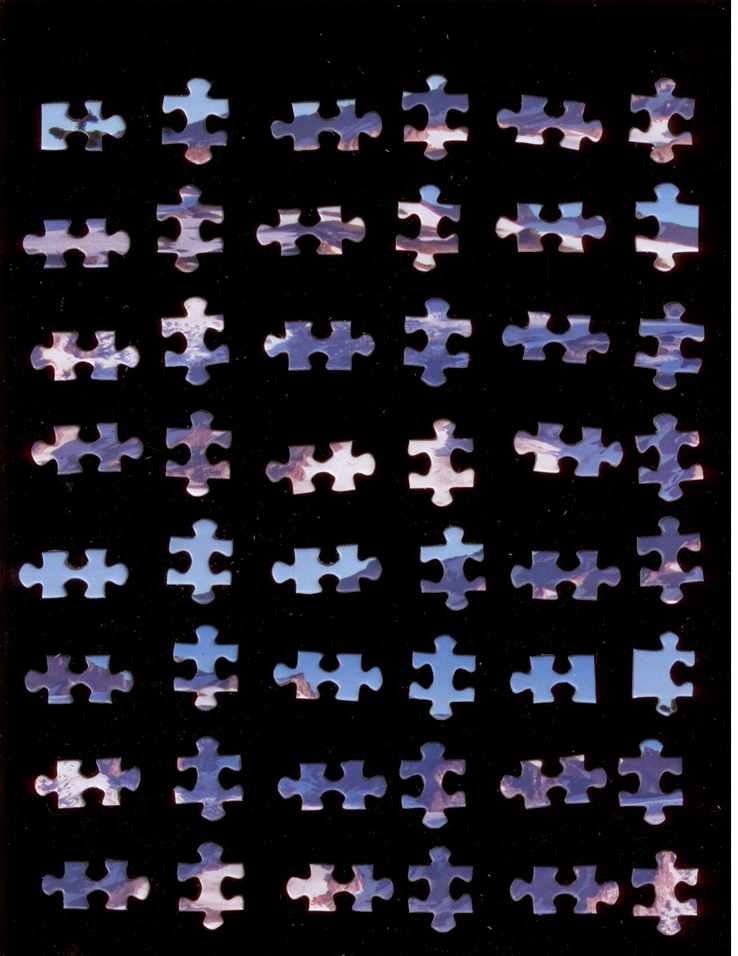
%> input picture IMG/1_3_B.tif, 738 x 956 px, shrunk from 1275 x 1650 before the run
$ octave newnewtest.m   (GNU Octave 9; MATLAB toolbox functions it lacks are replaced by stand-ins)
%> lines starting %> are read from the running program, lines starting %| are printed output that depends on the picture; in (x1, y1, x2, y2) boxes, pixels count from 0 and x2, y2 are one past the last pixel; in counts of white or black regions, pixels touching at a corner belong together; the program's own positions count from 1
img1 = imread('Images/1_3_B.tif');
%> img1 is the input picture: size 956x738x3 uint8; mean R, G, B 31.1, 29.2, 37
img2 = imread('Images/1_4_B.tif');
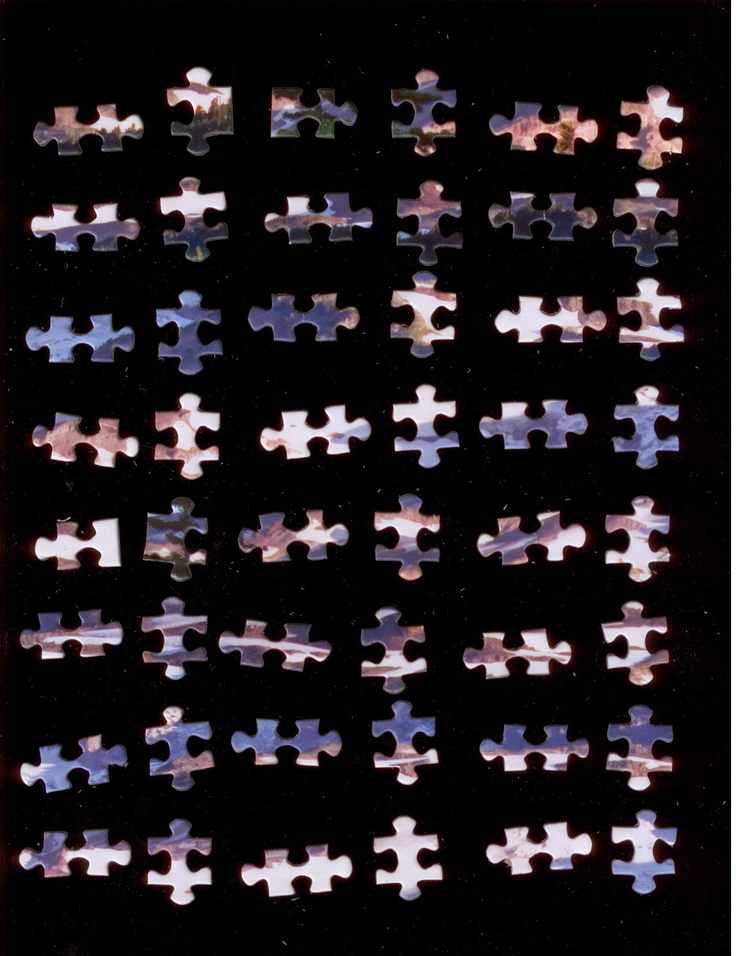
%> input picture IMG/1_4_B.tif, 738 x 956 px, shrunk from 1275 x 1650 before the run
%> img2 is the input picture: size 956x738x3 uint8; mean R, G, B 35.4, 30.5, 34.2
grayimage1 = rgb2gray(img1);
grayimage2 = rgb2gray(img2);
LABimage1 = rgb2lab(img1);
%> LABimage1: size 956x738x3 double; mean of channels 1, 2, 3 12.4, 2.6, -3.9
LABimage2 = rgb2lab(img2);
%> LABimage2: size 956x738x3 double; mean of channels 1, 2, 3 13, 2.7, -1.3
YCBCRimage1 = rgb2ycbcr(img1);
%> YCBCRimage1: size 956x738x3 uint8; mean of channels 1, 2, 3 42.3, 131.1, 128.3
YCBCRimage2 = rgb2ycbcr(img2);
%> YCBCRimage2: size 956x738x3 uint8; mean of channels 1, 2, 3 43.8, 128.9, 129.9
HSVimage1 = rgb2hsv(img1);
%> HSVimage1: size 956x738x3 double; mean H, S, V 0.241, 0.26, 0.152
HSVimage2 = rgb2hsv(img2);
%> HSVimage2: size 956x738x3 double; mean H, S, V 0.232, 0.277, 0.15

doubleimg1 = double(img1);
r1 = doubleimg1(:,:,1);
g1 = doubleimg1(:,:,2);
b1 = doubleimg1(:,:,3);
v1 = double(grayimage1);

r = HSVimage1(:,:,1);
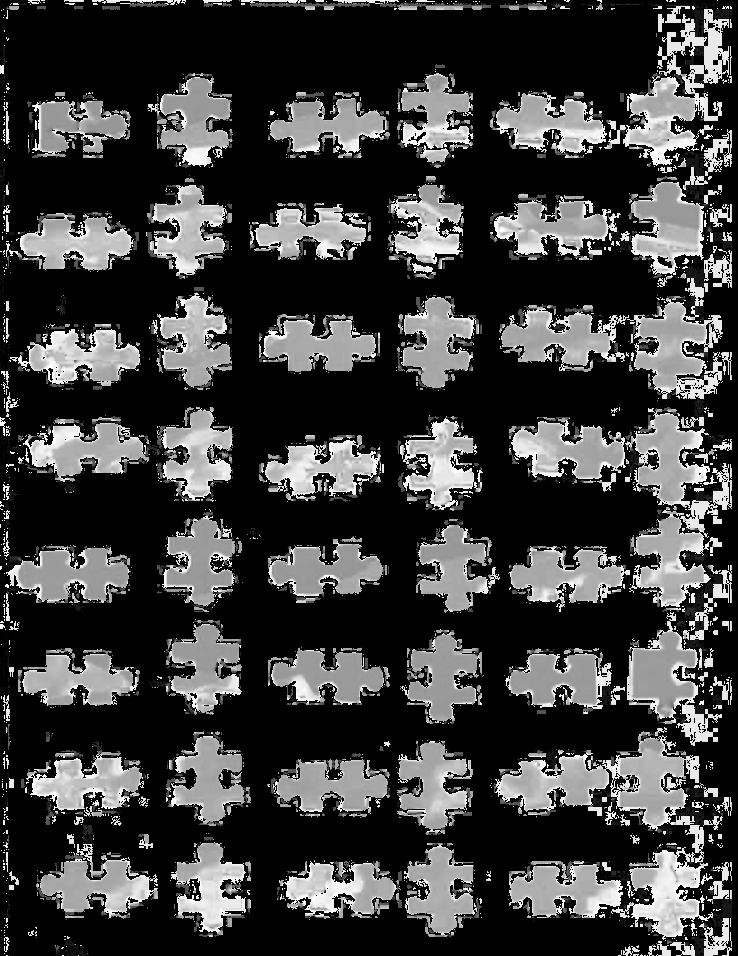
%> r: size 956x738 double; min 0, max 0.997, mean 0.241
g = HSVimage1(:,:,2);
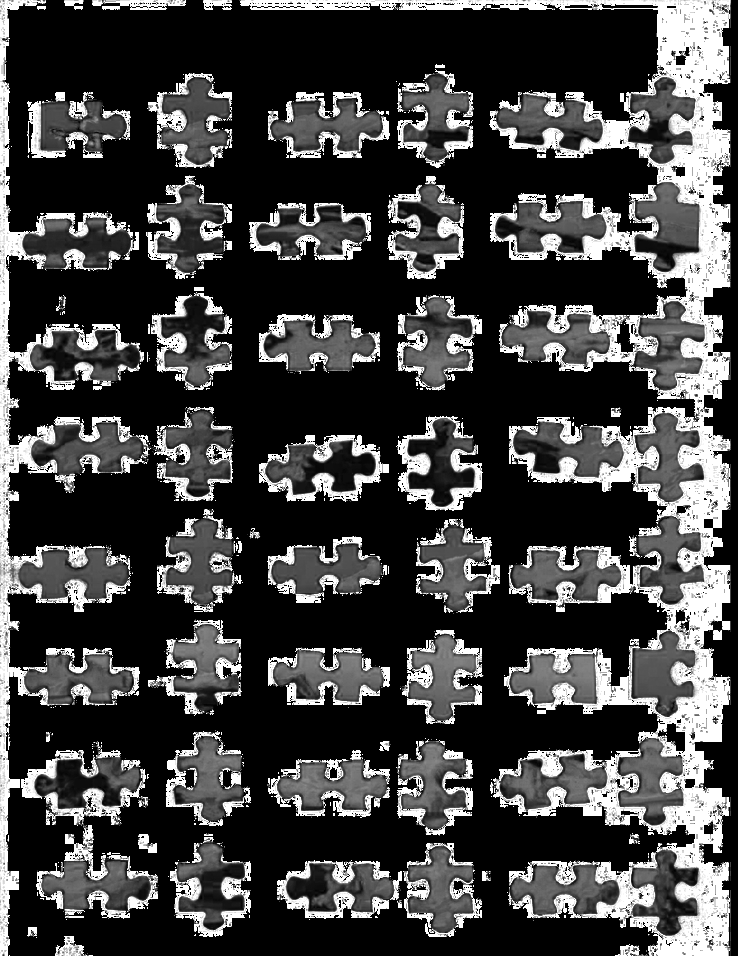
%> g: size 956x738 double; min 0, max 1, mean 0.26
b = HSVimage1(:,:,3);
HSVmask = imfill((g<0.6) & (b>0.1),'holes');
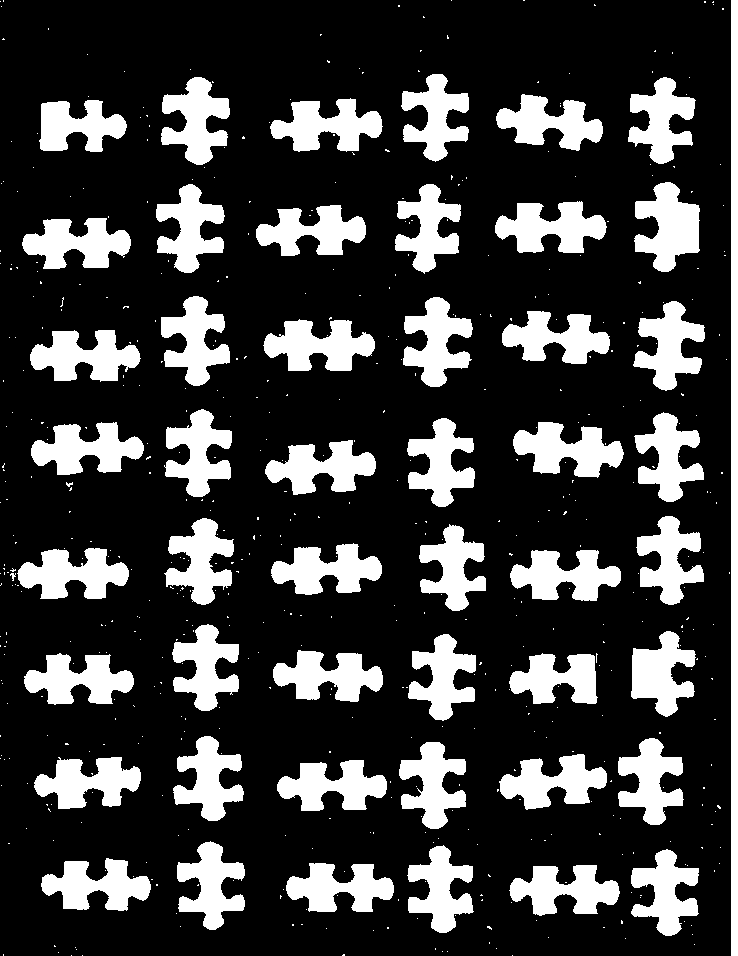
%> HSVmask: size 956x738 logical; 23.5% white; 574 white regions (523 under 20 px), largest, box (x1, y1, x2, y2) and area: (731, 0, 738, 956) 6692, (634, 182, 700, 272) 3642, (513, 422, 624, 478) 3612
HSVmask = bwareaopen(HSVmask, 60);
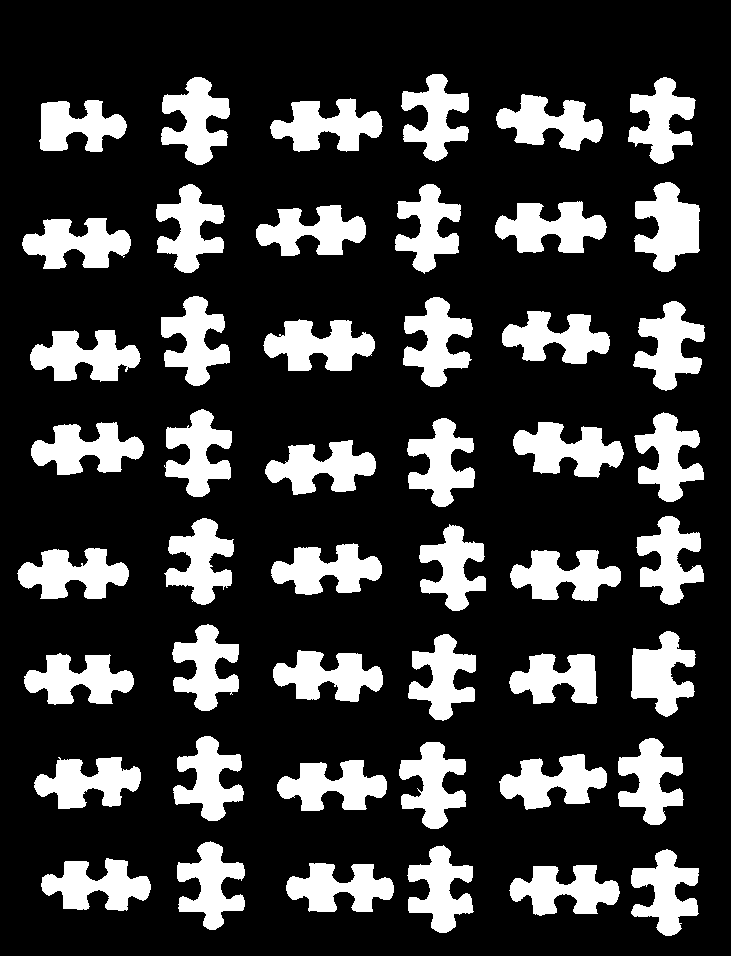
%> HSVmask: size 956x738 logical; 23.4% white; 49 white regions, largest, box (x1, y1, x2, y2) and area: (731, 0, 738, 956) 6692, (634, 182, 700, 272) 3642, (513, 422, 624, 478) 3612
figure(101);imshow(HSVmask);

bgrnd = mean([mean(mean(doubleimg1(1:20,1:20,:))),mean(mean(doubleimg1(1:20,end-19:end,:))),mean(mean(doubleimg1(end-19:end,1:20,:))),mean(mean(doubleimg1(end-19:end,end-19:end,:)))]);
%> bgrnd = [47.96 45.18 45.12]
bgrnd_r1 = bgrnd(:,:,1);
%> bgrnd_r1 = 47.96
bgrnd_g1 = bgrnd(:,:,2);
%> bgrnd_g1 = 45.18
bgrnd_b1 = bgrnd(:,:,3);
%> bgrnd_b1 = 45.12
bgrnd_v1 = mean([mean(mean(grayimage1(1:20,1:20))),mean(mean(grayimage1(1:20,end-19:end))),mean(mean(grayimage1(end-19:end,1:20))),mean(mean(grayimage1(end-19:end,end-19:end)))]);
%> bgrnd_v1 = 45.98

mask_bgrnd = sqrt(((r1-bgrnd_r1).^2 + (g1-bgrnd_g1).^2 + (b1-bgrnd_b1).^2))<105;
%> mask_bgrnd: size 956x738 logical; 83.8% white; 285 black regions (174 under 20 px), largest, box (x1, y1, x2, y2) and area: (731, 0, 738, 956) 6692, (635, 184, 699, 271) 3093, (514, 423, 623, 476) 3010
mask_graybgrnd = sqrt((v1-bgrnd_v1).^2)<105;
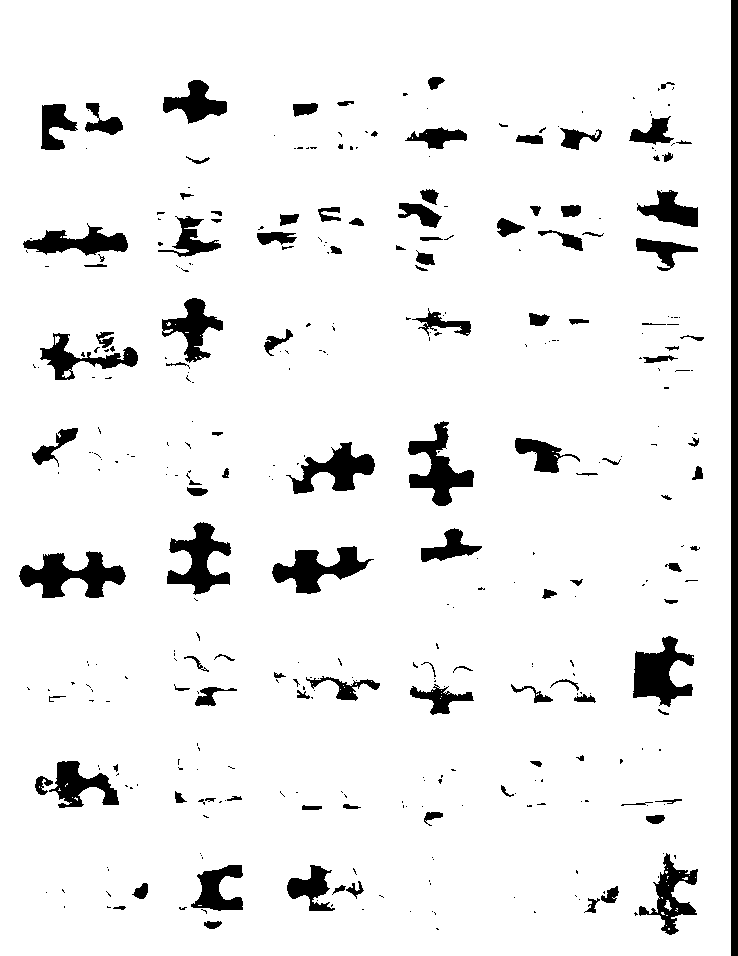
%> mask_graybgrnd: size 956x738 logical; 92.6% white; 368 black regions (249 under 20 px), largest, box (x1, y1, x2, y2) and area: (731, 0, 738, 956) 6692, (19, 551, 126, 598) 2560, (633, 636, 694, 707) 2354

% imshowpair(mask_bgrnd,mask_graybgrnd,'montage');

% anewmask = bwareaopen(mask_bgrnd,50);
% anewmask = imfill(anewmask,'holes');

%> (the run ends here)
